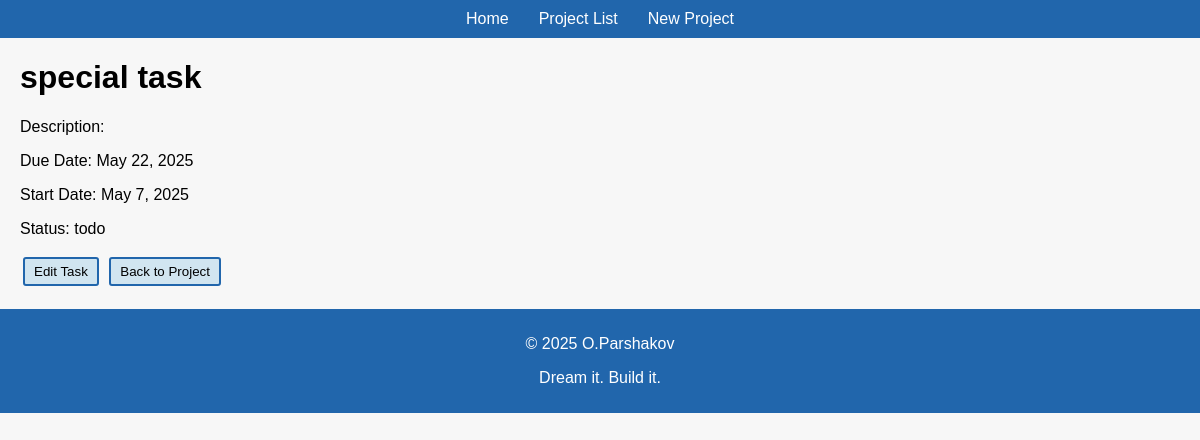
Page /task/1/ on the committed database.
### manager/models.py (models this page shows, shortened)
class Task(models.Model):
    STATUS_CHOICES = [
        ('todo', 'To Do'),
        ('in_progress', 'In Progress'),
        ('done', 'Done'),
    ]
    project = models.ForeignKey(Project, related_name='tasks', on_delete=models.CASCADE)
    title = models.CharField(max_length=255)
    description = models.TextField(blank=True, null=True)
    created_at = models.DateTimeField(auto_now_add=True)
    start_date = models.DateField()
    due_date = models.DateField()
    status = models.CharField(max_length=15, choices=STATUS_CHOICES, default='todo')
    def is_overdue(self):
        return self.due_date < date.today() and self.status != 'done'

### manager/views.py (the view)
# urls.py: path('task/<int:task_id>/', views.TaskDetailView.as_view(), name='task_detail'),
class TaskDetailView(DetailView):
    model = Task
    template_name = 'manager/task_detail.html'
    pk_url_kwarg = 'task_id'
    context_object_name = 'task'

### manager/templates/manager/task_detail.html (shortened to what this page needs)
{% extends 'manager/base.html' %}
{% block content %}
    <h1>{{ task.title }}</h1>
    <p>Description: {{ task.description }}</p>
    <p>
        Due Date:
        <span {% if task.is_overdue %}class="overdue-warning"{% endif %}>
            {{ task.due_date }}
        </span>
    </p>
    <p>Start Date: {{ task.start_date }}</p>
    <p>Status: {{ task.status }}</p>
    <button type="button" onclick="location.href='{% url 'task_edit' task_id=task.id %}';">Edit Task</button>
    <button type="button" onclick="location.href='{% url 'project_detail' id=task.project.id %}';">Back to Project</button>
{% endblock %}

### static/css/style0.css (style rules this page uses)
body { font-family: Tahoma, Arial, sans-serif; margin: 0; padding: 0; background-color: #f7f7f7; }
button { background-color: #d1e5f0; border: 2px solid #2166ac; cursor: pointer; padding: 5px 9px; border-radius: 3px; margin: 3px; }

### rows in the picture
Task: title "special task", due_date "May 22, 2025", start_date "May 7, 2025", status "todo"
